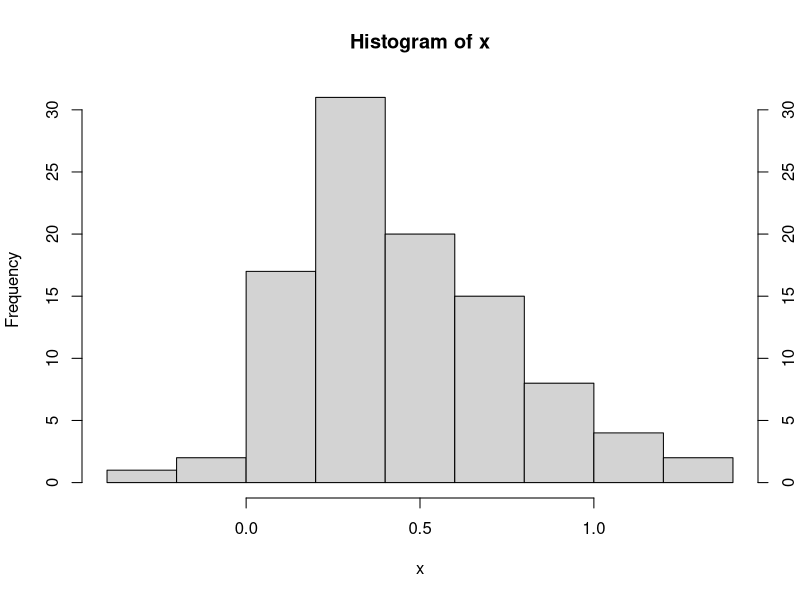

Reproduce this figure in R.
#Exercise 1.1

mean(exp(rnorm(1000)))

#Exercise 1.2
A <- 1
B <- 3
C <- 1
options(digits = 7)
solutions <- c((-B + sqrt(B^2 - 4*A*C))/(2*A),(-B - sqrt(B^2 - 4*A*C))/(2*A))

#error
c(-0.4, -2.6)/solutions - 1

#Exercise 1.3
set.seed(1234)
x <- rnorm(100, mean = .5, sd = .3)
mean(x)
sd(x)
hist(x, axis = FALSE)
axis(4)

#Quiz
#1 
set.seed(1)
x <- rnorm(100)
head(x)

#2
?tail
help(tail)
?"tail"

#3
x <- 5 : 6
